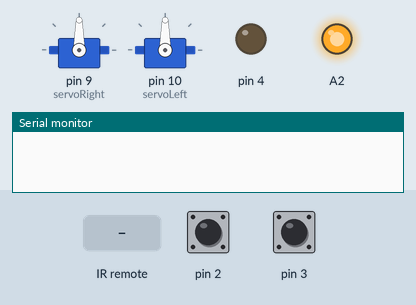
The sketch below on a simulated Arduino Uno, built with avr-gcc and run on an emulated ATmega328P. Parts: 2 × servo, output pins drawn as LEDs (lit = HIGH), the last lines printed to the serial monitor. Inputs (shaded band) come from the test bench; at power-on: pin 2 HIGH, pin 3 HIGH.

Above: at 1.2 s.
1.3 s: pin 2 pulled LOW for 0.15 s
At 3.8 s:
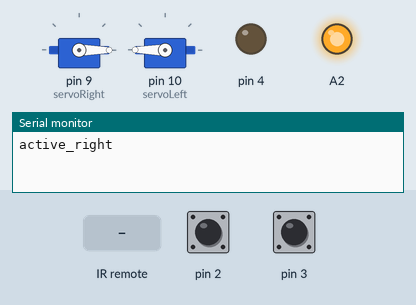
4.3 s: pin 3 pulled LOW for 0.15 s
At 5.3 s:
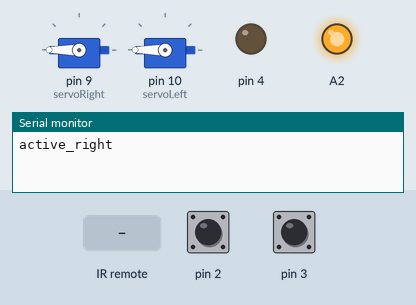
7.3 s: infrared code 0x410 received
At 8.4 s:
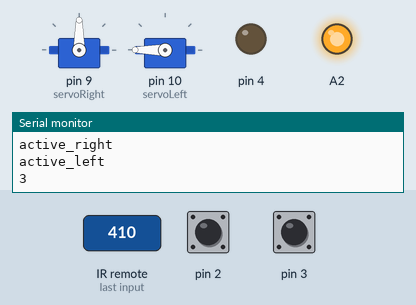
8.8 s: infrared code 0x610 received
At 9.6 s:
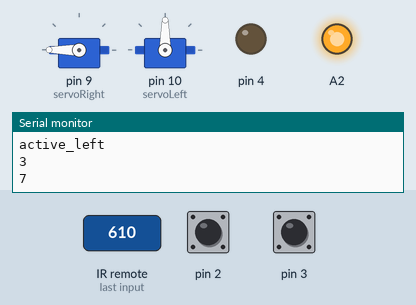
10.3 s: infrared code 0x110 received
At 10.7 s:
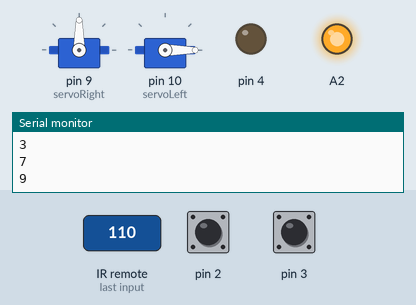
11.8 s: infrared code 0x810 received
At 13.1 s:
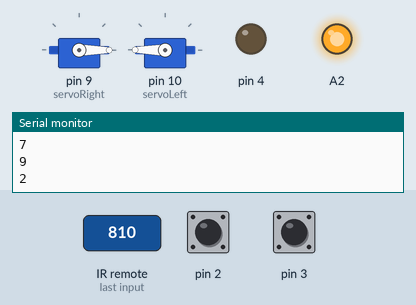
Timing chart, 0 to 14.3 s (numbered marks = the images above; inputs shaded):
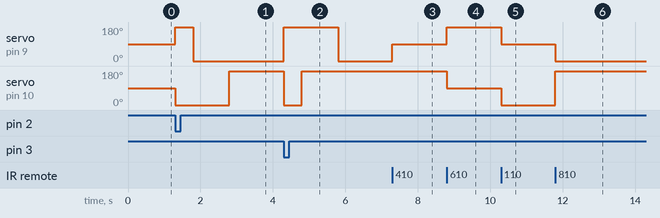

The sketch:

RemoteBot.ino
```cpp
#include <Servo.h>

Servo servoLeft;              // Define left servo
Servo servoRight;             // Define right servo

#include <IRremote.h>
int RECV_PIN = A0;
IRrecv irrecv(RECV_PIN);
decode_results results;
volatile int active_left = LOW;
volatile int active_right = LOW;
boolean started = false;

void setup() {
  // Set pin modes for switches
  pinMode(2, INPUT);
  pinMode(3, INPUT);
  pinMode(4, OUTPUT);
  digitalWrite(2, HIGH);
  digitalWrite(3, HIGH);
  digitalWrite(4, LOW);     // Serves as ground connection

  pinMode(A1, OUTPUT);       // IR power, ground pins
  pinMode(A2, OUTPUT);
  digitalWrite(A1, LOW);     // IR ground
  digitalWrite(A2, HIGH);    // IR power

  servoRight.attach(9);    // Set right servo to digital pin 9
  servoLeft.attach(10);    // Set left servo to digital pin 10
  irrecv.enableIRIn();     // Start the receiver

  Serial.begin(9600);

  // Set up interrupts
  attachInterrupt(0, bump_right, FALLING);
  attachInterrupt(1, bump_left, FALLING);

  started = true;
}

void loop() {

  if (active_left == HIGH) {           // If left bumper hit
    go_backwards();
    delay(500);
    spin_right();
    delay(1000);
    go_forward();
    active_left = LOW;
    Serial.println("active_left");
  }

  if (active_right == HIGH) {          // If right bumper hit
    go_backwards();
    delay(500);
    spin_left();
    delay(1000);
    go_forward();
    active_right = LOW;
    Serial.println("active_right");
  }

  if (irrecv.decode(&results)) {
    switch (results.value) {
      case 0x10:
        Serial.println("1");     // Turn left forward
        left_turn_fwd();
        break;
      case 0x810:
        Serial.println("2");     // Forward
        go_forward();
        break;
      case 0x410:
        Serial.println("3");     // Turn right forward
        right_turn_fwd();
        break;
      case 0xC10:
        Serial.println("4");    // Spin left
        spin_left();
        break;
      case 0x210:
        Serial.println("5");    // Stop
        stop_all();
        break;
      case 0xA10:
        Serial.println("6");    // Spin right
        spin_right();
        break;
      case 0x610:
        Serial.println("7");    // Turn left reverse
        left_turn_backwards();
        break;
      case 0xE10:
        Serial.println("8");    // Reverse
        go_backwards();
        break;
      case 0x110:
        Serial.println("9");    // Turn right reverse
        turn_right_backwards();
        break;
    }
    irrecv.resume(); // Receive the next value
    delay(2);
  }
}

// Routines for forward, reverse, turns, and stop
void go_forward() {
  servoLeft.write(180);
  servoRight.write(0);
}
void go_backwards() {
  servoLeft.write(0);
  servoRight.write(180);
}
void spin_right() {
  servoLeft.write(180);
  servoRight.write(180);
}
void spin_left() {
  servoLeft.write(0);
  servoRight.write(0);
}
void right_turn_fwd() {
  servoLeft.write(180);
  servoRight.write(90);
}
void left_turn_fwd() {
  servoLeft.write(90);
  servoRight.write(0);
}
void left_turn_backwards() {
  servoLeft.write(90);
  servoRight.write(180);
}
void turn_right_backwards() {
  servoLeft.write(0);
  servoRight.write(90);
}
void stop_all() {
  servoLeft.write(90);
  servoRight.write(90);
}

// Interrupt service routines
void bump_left() {
  if (started)
    active_left = HIGH;
}
void bump_right() {
  if (started)
    active_right = HIGH;
}
```

Measured:
- after the input at 1.3 s, servo on pin 9 (servoRight): 90° → 180° at once, → 0° 0.50 s later; servo on pin 10 (servoLeft): 90° → 0° at once, → 180° 1.5 s later
- after the input at 4.3 s, servo on pin 9 (servoRight): 0° → 180° at once, → 0° 1.5 s later; servo on pin 10 (servoLeft): 180° → 0° at once, → 180° 0.50 s later
- after the input at 7.3 s, servo on pin 9 (servoRight): 0° → 90° at once
- after the input at 8.8 s, servo on pin 9 (servoRight): 90° → 180° at once; servo on pin 10 (servoLeft): 180° → 90° at once
- after the input at 10.3 s, servo on pin 9 (servoRight): 180° → 90° at once; servo on pin 10 (servoLeft): 90° → 0° at once
- after the input at 11.8 s, servo on pin 9 (servoRight): 90° → 0° at once; servo on pin 10 (servoLeft): 0° → 180° at once
